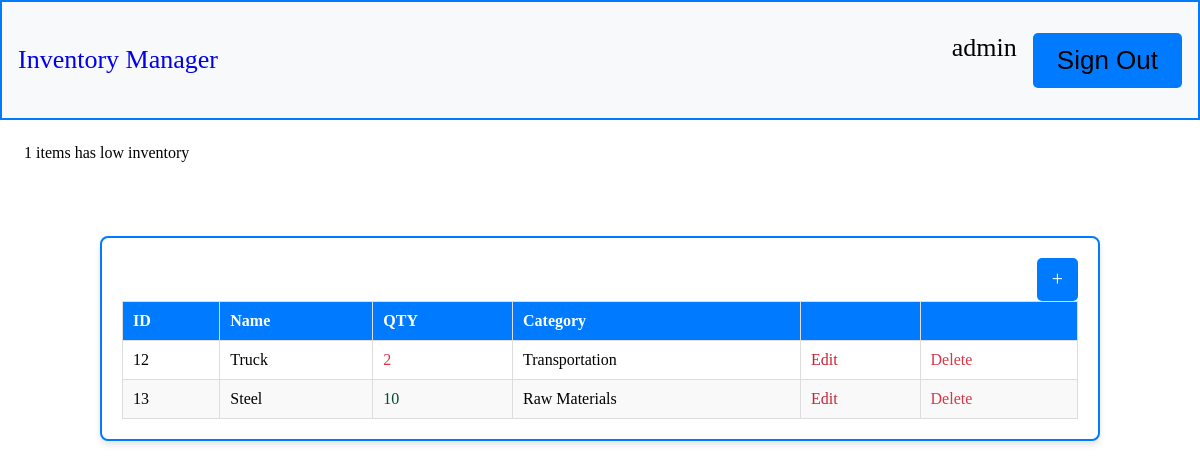
The page /dashboard/ (signed in) on the database its author committed.
### inventory/models.py (models this page shows, shortened)
class InventoryItem(models.Model):
    name = models.CharField(max_length = 200)
    quantity = models.IntegerField()
    category = models.ForeignKey("Category", on_delete = models.SET_NULL, blank=True, null=True)
    date_created = models.DateTimeField(auto_now_add=True)
    user = models.ForeignKey(User, on_delete=models.CASCADE)

class Category(models.Model):
    name = models.CharField(max_length=200)
    class Meta:
        verbose_name_plural = "categories"

### inventory/views.py (the view)
# urls.py: path("dashboard/", Dashboard.as_view(), name = "dashboard"),
class Dashboard(LoginRequiredMixin, View):
    def get(self, request):
        items = InventoryItem.objects.filter(user = self.request.user.id).order_by("id")
        low_inventory = InventoryItem.objects.filter(
            user=self.request.user.id,
            quantity__lte=LOW_QUANTITY
        )
        if low_inventory.count() > 0:
            if low_inventory.count() > 1:
                messages.error(request, f"{low_inventory.count()} items have low inventory")
            else:
                messages.error(request, f"{low_inventory.count()} items has low inventory")
        low_inventory_ids = InventoryItem.objects.filter(
            user = self.request.user.id,
            quantity__lte = LOW_QUANTITY
        ).values_list("id", flat=True)
        return render(request, "inventory/dashboard.html", {"items":items, "low_inventory_ids": low_inventory_ids})

### inventory/templates/inventory/dashboard.html (shortened to what this page needs)
{% extends "inventory/base.html" %} {% block content %} {% if messages %}
<div class="message">
  {% for message in messages %}
  <div
    class="{% if 'error' in message.tags %}error-message{% else %}info-message{% endif %}"
  >
    {{ message }}
  </div>
  {% endfor %}
</div>
{% endif %}
<div class="dashboardContainer">
  <div class="dashboard">
    <div class="btnContainer">
      <a href="{% url 'addItem' %}" class="btnAdd">+</a>
    </div>
    <table class="inventoryTable">
      <thead>
        <tr>
          <th>ID</th>
          <th>Name</th>
          <th>QTY</th>
          <th>Category</th>
          <th></th>
          <th></th>
        </tr>
      </thead>
      <tbody>
         {% for item in items %}
        <tr>
          <td scope="row">{{ item.id }}</td>
          <td scope="row">{{ item.name }}</td>
          {% if item.id in low_inventory_ids %}
          <td scope="row" class="danger">{{ item.quantity }}</td>
          {% else %}
          <td scope="row" class="ok">{{ item.quantity }}</td>
          {% endif %}
          <td scope="row">{{ item.category.name }}</td>
          <td>
            <a href="{% url 'editItem' item.id %}" class="editBtn">Edit</a>
          </td>
          <td>
            <a href="{% url 'deleteItem' item.id %}" class="deleteBtn"
              >Delete</a
            >
          </td>
        </tr>
        {% endfor %}
      </tbody>
    </table>
  </div>
</div>
{% endblock content %}

### inventory/templates/inventory/navbar.html (shortened to what this page needs)
{% load static %}
<link rel="stylesheet" href="{% static 'inventory/css/styles.css' %}" />
{% block content %}
<nav class="navbarContainer">
  <div class="navbarTitle">
    <a href="{% url 'index' %}">Inventory Manager</a>
  </div>
  <div class="navbarBtn">
    <ul>
      {% if user.is_authenticated %}
      <li>
        <a href="#" class="username">{{ user.username }}</a>
      </li>
      <li>
        <form action="{% url 'logout' %}" method="post" style="display: inline">
          <button type="submit" class="btnSubmit">Sign Out</button>
        </form>
      </li>
      {% endif %}
    </ul>
  </div>
</nav>
{% endblock %}

### inventory/static/inventory/css/styles.css (style rules this page uses)
* { padding: 0; margin: 0; box-sizing: border-box; }
a { text-decoration: none; }
.navbarContainer { height: 120px; background-color: #f8f9fa; padding: 16px; position: relative; display: flex; align-items: center; justify-content: space-between; border: 2px solid #007bff; }
.navbarTitle { font-size: 26px; display: flex; align-items: center; min-height: 100vh; }
.navbarBtn { font-size: 26px; display: flex; align-items: center; justify-content: center; }
ul { list-style: none; display: flex; }
ul li { margin-left: 16px; }
ul li a { font-size: 26px; color: #000; text-decoration: none; }
form .btnSubmit { font-size: 26px; color: #000; text-decoration: none; border: none; }
.username { font-size: 26px; color: #000; text-decoration: none; border: none; }
.dashboardContainer { display: flex; justify-content: center; align-items: center; }
.dashboard { border: 2px solid #007bff; flex-direction: column; width: 90%; max-width: 1000px; margin: 50px auto; background: white; padding: 20px; border-radius: 8px; box-shadow: 0 4px 6px rgba(0, 0, 0, 0.1); }
.btnContainer { float: right; }
.btnAdd { display: inline-block; padding: 10px 15px; font-size: 20px; color: white; background: #007bff; text-decoration: none; border-radius: 5px; transition: background 0.3s ease; }
.inventoryTable { width: 100%; border-collapse: collapse; background: white; }
.inventoryTable th, .inventoryTable td { padding: 10px; border: 1px solid #ddd; text-align: left; }
.inventoryTable th { background: #007bff; color: white; }
.inventoryTable tbody tr:nth-child(even) { background: #f9f9f9; }
.btnSubmit { background-color: #007bff; color: white; padding: 0.75rem 1.5rem; border: none; border-radius: 5px; font-size: 1rem; cursor: pointer; width: 100%; transition: background-color 0.3s; }
.message { padding: 24px; }
.deleteBtn { color: #dc3545; }
.editBtn { color: #c82333; }
.danger { color: #dc3545; }
.ok { color: #004b2d; }

### rows shown on the page
InventoryItem: id "12", name "Truck", quantity "2", category.name "Transportation"
InventoryItem: id "13", name "Steel", quantity "10", category.name "Raw Materials"

### other values the page prints
{{ user.username }} "admin"
{{ message }} "1 items has low inventory"
